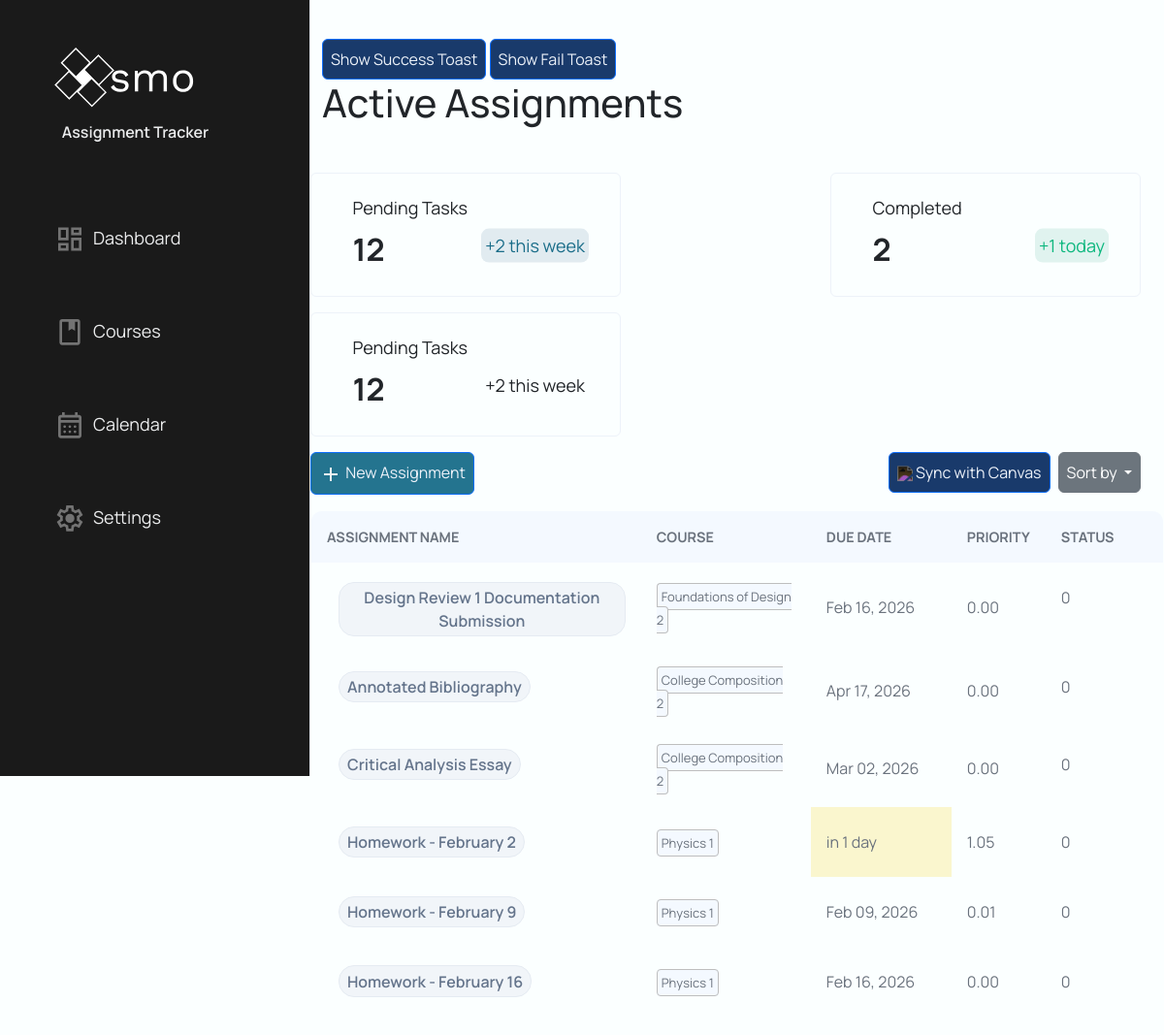
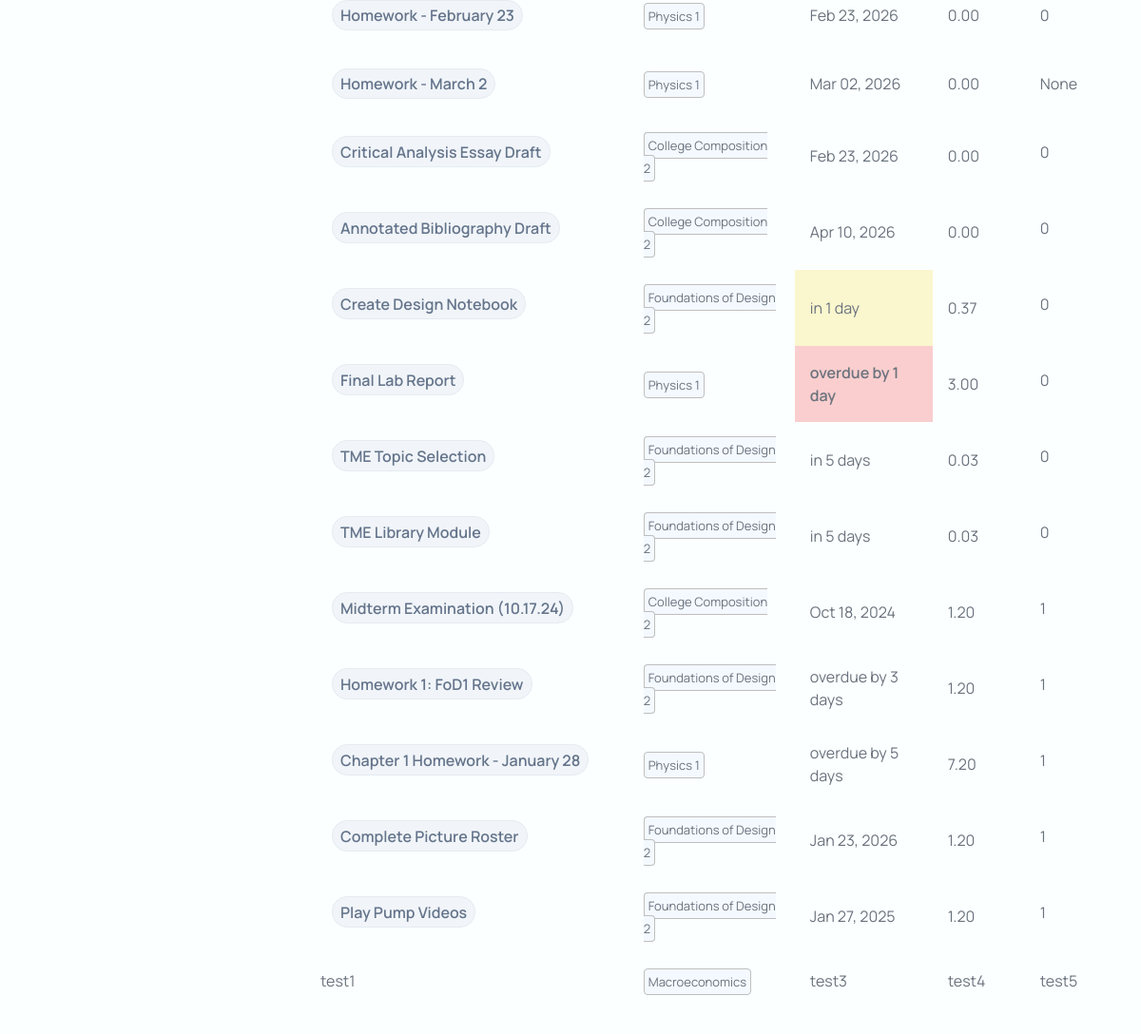
/dashboard/?sort=points (signed in), run on the app's committed database (2 pictures, top to bottom).
### models/assignment.py (models this page shows, shortened)
class Assignment(db.Model):
    __tablename__ = "assignments"
    assignment_id = db.Column("assignment_id", db.Integer, primary_key=True, autoincrement=True)
    user_id = db.Column("user_id", db.Integer, db.ForeignKey("users.user_id"), nullable=False)
    course_id = db.Column("course_id", db.Integer, db.ForeignKey("courses.course_id"), nullable=False)
    course = db.relationship("Course", back_populates="assignments", foreign_keys="Assignment.course_id")
    title = db.Column("title", db.Text, nullable=False)
    description = db.Column("description", db.Text, nullable=True)
    due = db.Column("due", db.Text, nullable=False)        # ISO-8601 text datetime recommended
    status = db.Column("status", db.Integer, nullable=True)  # 0/1 or enum-like int
    created = db.Column("created", db.Text, nullable=True)
    updated = db.Column("updated", db.Text, nullable=True)
    points_possible = db.Column("points_possible", db.Integer, nullable=True)
    score = db.Column("score", db.Float, nullable=True)  # Actual score achieved
    canvas_assignment_id = db.Column("canvas_assignment_id", db.Integer, nullable=True)
    workflow_state = db.Column("workflow_state", db.Text, nullable=True)
    unlock_at = db.Column("unlock_at", db.Text, nullable=True)
    html_url = db.Column("html_url", db.Text, nullable=True)
    submission_type = db.Column("submission_type", db.Text, nullable=True)
    canvas_base_url = db.Column("canvas_base_url", db.Text, nullable=True)
    last_canvas_sync = db.Column("last_canvas_sync", db.Text, nullable=True)
    effort = db.Column("effort", db.Integer, nullable=True, default=1) # 1=Low, 2=Med, 3=High
    event_id = db.Column("event_id", db.Text, nullable=True)

### models/courses.py (models this page shows, shortened)
class Course(db.Model):
    __tablename__ = "courses"
    assignments = db.relationship("Assignment",
                                  back_populates="course",
                                  foreign_keys="Assignment.course_id",
                                  primaryjoin = "Course.course_id == Assignment.course_id"
                                  )
    course_id = db.Column(
        "course_id",
        db.Integer,
        primary_key=True,
        autoincrement=True
    )
    user_id = db.Column(
        "user_id",
        db.Integer,
        db.ForeignKey("users.user_id"),
        nullable=False
    )
    course_name = db.Column(
        "course_name",
        db.Text,
        nullable=False
    )
    course_code = db.Column(
        "course_code",
        db.Text,
        nullable=False
    )
    canvas_course_id = db.Column(
        "canvas_course_id",
        db.Integer,
        nullable=True
    )
    workflow_state = db.Column(
        "workflow_state",
        db.Text,
        nullable=True
    )
    time_zone = db.Column(
        "time_zone",
        db.Text,
        nullable=True
    )
    end_at = db.Column(
        "end_at",
        db.Text,
        nullable=False
    )
    last_sync = db.Column(
        "last_sync",
        db.Text,
        nullable=True
    )
    canvas_base_url = db.Column(
        "canvas_base_url",
        db.Text,
        nullable=True
    )
    weight = db.Column(
        "weight",
        db.Float,
        default=1.0,
        nullable=False
    )

### Website/MainPage/mainPage.py (the view)
@mainPage_bp.route("/dashboard/", methods=["POST", "GET"])
@login_required
def dashboard():
    user_id = current_user.user_id
    assignmentRepo = AssignmentRepo()
    courseRepo = CourseRepo()
    userRepo = UserRepo()
    deleteForm = DeleteAssignment()
    assignmentForm = AssignmentCreateForm().updateCourseSelect(courseRepo.getAllCoursesById(user_id))
    editAssignmentForm = EditAssignmentForm()
    checkForm = CheckForm()
    sort_key = (request.args.get("sort"))
    if sort_key is None:
        sort_key = "due"
    else:
        sort_key = sort_key.strip().lower()
    SORT_MAP = {
    "course"      : assignmentRepo.get_SortedByName_Assignment,
    "due"       : assignmentRepo.get_SortedByDue_Assignment,
    "points"    : assignmentRepo.get_SortedByPoints_Assignment,
    "priority"  : assignmentRepo.getAllAssignmentById # Sort manually after calculation
    }
    assignments = SORT_MAP.get(sort_key, assignmentRepo.getAllAssignmentById)(user_id)
    scoring_service = ScoringService(user_id)
    for assignment in assignments:
        assignment.priority_score = scoring_service.calculate_score(assignment, assignment.course)
        assignment.due_display, assignment.due_hour = format_due_display(assignment.due)
    if sort_key == "priority":
        assignments.sort(key=lambda x: x.priority_score, reverse=True)
    if deleteForm.validate_on_submit:
        print(f"Assignment ID: {deleteForm.assignment_id.data}")
    completed = userRepo.getComplete(user_id)
    return render_template("dashboard.html",
                        completed=completed,
                        assignments=assignments,
                        deleteForm=deleteForm,
                        assignmentForm=assignmentForm,
                        editForm=editAssignmentForm,
                        checkForm=checkForm)

### Website/MainPage/templates/dashboard.html (shortened to what this page needs)
{% extends "base.html" %}
{% block content %}
{% block head %}
    <link rel="stylesheet" type="text/css" href="{{ url_for('static', filename='dashboard.css') }}">
    <link rel="stylesheet" type="text/css" href="{{ url_for('static', filename='modal.css') }}">
    <link rel="stylesheet" type="text/css" href="{{ url_for('static', filename='button.css') }}">
    <link rel="stylesheet" type="text/css" href="{{ url_for('static', filename='toast.css') }}">
{%  endblock %}
    <div class="container h-100 w-100">
        <button class="btn btn-primary" onclick="createToast('Test', 'toast-success')">
        Show Success Toast
        </button>
        <button class="btn btn-primary" onclick="createToast('Test', 'toast-fail')">
        Show Fail Toast
        </button>
        <div class="toast-container position-fixed top-0 end-0 p-3">
        </div>
        <div class="col w-100">
            <div class="row">
                <h1>Active Assignments</h1>
            </div>
            <div class="row card-div">
                <div class="card">
                    <p class="card-header1">Pending Tasks</p>
                    <p class="card-number">12</p>
                    <div class="tally">
                        <p class="card-tally-pending">+2 this week</p>
                    </div>
                </div>
                <div class="card">
                    <p class="card-header1">Completed</p>
                    <p class="card-number">{{completed}}</p>
                    <div class="tally">
                        <p class="card-tally-completed">+1 today</p>
                    </div>
                </div>
                <div class="card">
                    <p class="card-header1">Pending Tasks</p>
                    <p class="card-number">12</p>
                    <div class="tally">
                        <p class="card-tally-due">+2 this week</p>
                    </div>
                </div>
            </div>
            <div class="row button-div mt-3 mb-3 w-100">
                <div class="w-auto p-0">
                    <button type="button" class="btn btn-primary btn-create" onclick=showCreateModal()>
                        <img class="create-img" src="{{ url_for('static', filename='/images/navbar/add.svg') }}">
                        New Assignment
                    </button>
                </div>
                <div class="w-auto p-0 ms-auto">
                    <button type="button" class="btn btn-primary" id="sync" onclick=sync()>
                        <img class="btn-icon" src="{{ url_for('static', filename='images/icons/sync1.svg') }}">
                        Sync with Canvas
                    </button>
                </div>
                <div class="w-auto p-0 dropdown">
                    <button class="btn btn-secondary dropdown-toggle" type="button" data-bs-toggle="dropdown" aria-expanded="false">
                        Sort by
                    </button>
                </div>
            </div>
            <div class="row table-div">
                <table class="assignment-table">
                    <tr>
                        <th>Assignment Name</th>
                        <th>Course</th>
                        <th>Due Date</th>
                        <th>Priority</th>
                        <th>Status</th>
                    </tr>
                    {% for assignment in assignments %}
                        <tr class="table-row">
                            <td class="title d-flex align-items-center">
                                <form method="POST" action="/dashboard/assignments/{{ assignment.assignment_id }}/complete" class="d-flex align-items-center m-0 p-0 complete-form">
                                </form>
                                <button
                                    class="btn-name"
                                    onclick=showEditModal(this)
                                    data-assignment-id="{{assignment.assignment_id}}"
                                    data-canvas-id="{{assignment.canvas_assignment_id}}"
                                    data-assignment-name="{{assignment.title}}"
                                    data-assignment-desc="{{assignment.description}}"
                                    data-effort="{{assignment.effort}}"
                                    data-url="{{assignment.html_url}}">
                                    {{assignment.title}}
                                </button>
                            </td>
                            <td><a class="course-name">{{assignment.course.course_name}}</a></td>
                                {% if assignment.due_hour is none %}
                                    <td>{{assignment.due_display}}</td>
                                {% elif assignment.due_hour == "overdue" and assignment.status != 1 %}
                                    <td class="due-24">{{assignment.due_display}}</td>
                                {% elif assignment.due_hour is string %}
                                    <td>{{assignment.due_display}}</td>
                                {% elif assignment.due_hour < 24 %}
                                    <td class="due-24">{{assignment.due_display}}</td>
                                {% elif assignment.due_hour < 72 %}
                                    <td class="due-72">{{assignment.due_display}}</td>
                                {% else %}
                                    <td>{{assignment.due_display}}</td>
                                {% endif %}
                            <td class="priority">{{"%.2f"|format(assignment.priority_score)}}</td>
                            <td class="status d-flex align-items-center">
                                {{assignment.status}}
                            </td>
                        </tr>
                    </div>
                    {% endfor %}
                    <tr>
                        <td>test1</td>
                        <td><a class="course-name">Macroeconomics</a></td>
                        <td>test3</td>
                        <td>test4</td>
                        <td>test5</td>
                    </tr>
{% endblock %}

### data on the page
Assignment: title "Design Review 1 Documentation Submission", course.course_name "Foundations of Design 2", due_display "Feb 16, 2026", priority_score "0.00", status "0"
Assignment: title "Annotated Bibliography", course.course_name "College Composition 2", due_display "Apr 17, 2026", priority_score "0.00", status "0"
Assignment: title "Critical Analysis Essay", course.course_name "College Composition 2", due_display "Mar 02, 2026", priority_score "0.00", status "0"
Assignment: title "Homework - February 2", course.course_name "Physics 1", due_display "in 1 day", priority_score "1.05", status "0"
Assignment: title "Homework - February 9", course.course_name "Physics 1", due_display "Feb 09, 2026", priority_score "0.01", status "0"
Assignment: title "Homework - February 16", course.course_name "Physics 1", due_display "Feb 16, 2026", priority_score "0.00", status "0"
Assignment: title "Homework - February 23", course.course_name "Physics 1", due_display "Feb 23, 2026", priority_score "0.00", status "0"
Assignment: title "Homework - March 2", course.course_name "Physics 1", due_display "Mar 02, 2026", priority_score "0.00", status "None"
Assignment: title "Critical Analysis Essay Draft", course.course_name "College Composition 2", due_display "Feb 23, 2026", priority_score "0.00", status "0"
Assignment: title "Annotated Bibliography Draft", course.course_name "College Composition 2", due_display "Apr 10, 2026", priority_score "0.00", status "0"
Assignment: title "Create Design Notebook", course.course_name "Foundations of Design 2", due_display "in 1 day", priority_score "0.37", status "0"
Assignment: title "Final Lab Report", course.course_name "Physics 1", due_display "overdue by 1 day", priority_score "3.00", status "0"
Assignment: title "TME Topic Selection", course.course_name "Foundations of Design 2", due_display "in 5 days", priority_score "0.03", status "0"
Assignment: title "TME Library Module", course.course_name "Foundations of Design 2", due_display "in 5 days", priority_score "0.03", status "0"
Assignment: title "Midterm Examination (10.17.24)", course.course_name "College Composition 2", due_display "Oct 18, 2024", priority_score "1.20", status "1"
Assignment: title "Homework 1: FoD1 Review", course.course_name "Foundations of Design 2", due_display "overdue by 3 days", priority_score "1.20", status "1"
Assignment: title "Chapter 1 Homework - January 28", course.course_name "Physics 1", due_display "overdue by 5 days", priority_score "7.20", status "1"
Assignment: title "Complete Picture Roster", course.course_name "Foundations of Design 2", due_display "Jan 23, 2026", priority_score "1.20", status "1"
Assignment: title "Play Pump Videos", course.course_name "Foundations of Design 2", due_display "Jan 27, 2025", priority_score "1.20", status "1"

### other printed values
{{ completed }} "2"
